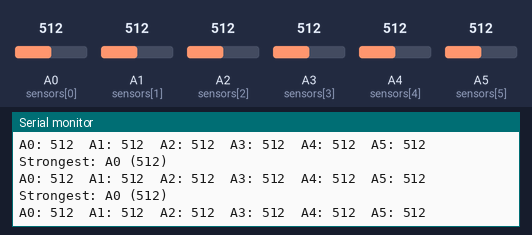
This sketch was run on a simulated Arduino Uno, built with avr-gcc and run on an emulated ATmega328P. Parts: the last lines printed to the serial monitor. The test bench sets the inputs (shaded band); at power-on: A0 (sensors[0]) = 512, A1 (sensors[1]) = 512, A2 (sensors[2]) = 512, A3 (sensors[3]) = 512, A4 (sensors[4]) = 512, A5 (sensors[5]) = 512.

Above: at 1.2 s.
1.3 s: A0 (sensors[0]) set to 716
At 1.44 s:
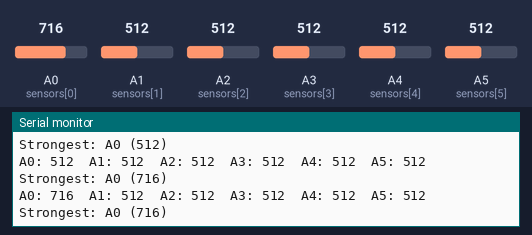
2.8 s: A1 (sensors[1]) set to 716
At 2.88 s:
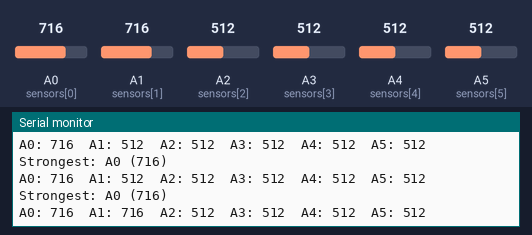
4.3 s: A2 (sensors[2]) set to 716
At 4.32 s:
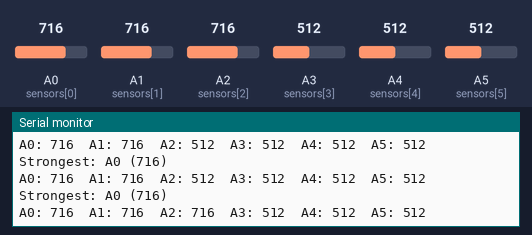
7.3 s: A3 (sensors[3]) set to 716
At 7.3 s:
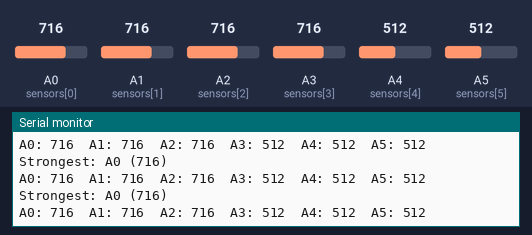
8.8 s: A4 (sensors[4]) set to 716
At 8.84 s:
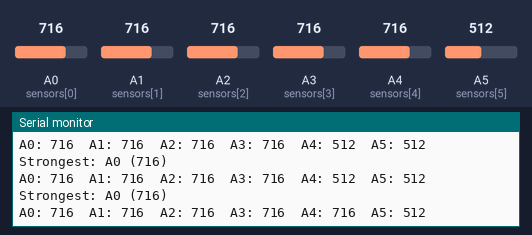
10.3 s: A5 (sensors[5]) set to 716
At 10.38 s:
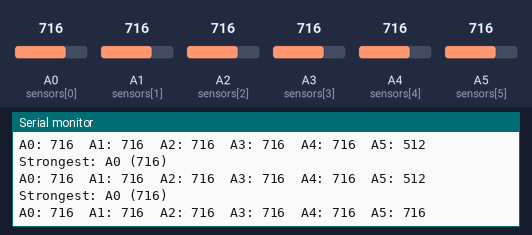

The sketch:

Uno_Raw_IR.ino
```cpp
// Uno_Raw_IR.ino
// Reads analog inputs A0..A5 and prints the strongest sensor and values

const int sensors[] = {A0, A1, A2, A3, A4, A5};
const int numSensors = sizeof(sensors) / sizeof(sensors[0]);

void setup() {
  Serial.begin(115200);
  while (!Serial);
  Serial.println("Uno_Raw_IR starting");
}

void loop() {
  int maxVal = -1;
  int maxIdx = -1;
  int vals[numSensors];

  for (int i = 0; i < numSensors; i++) {
    vals[i] = analogRead(sensors[i]);
    if (vals[i] > maxVal) {
      maxVal = vals[i];
      maxIdx = i;
    }
  }

  Serial.print("Strongest: A");
  Serial.print(maxIdx);
  Serial.print(" (");
  Serial.print(maxVal);
  Serial.println(")");

  for (int i = 0; i < numSensors; i++) {
    Serial.print("A");
    Serial.print(i);
    Serial.print(": ");
    Serial.print(vals[i]);
    if (i < numSensors - 1) Serial.print('\t');
  }
  Serial.println();

  delay(100);
}
```

Measured:
- after the input at 1.3 s, the serial monitor: prints a new line at once (image 1)
- after the input at 2.8 s, the serial monitor: prints a new line after 0.08 s (image 2)
- after the input at 4.3 s, the serial monitor: prints a new line at once (image 3)
- after the input at 8.8 s, the serial monitor: prints a new line at once (image 5)
- after the input at 10.3 s, the serial monitor: prints a new line after 0.08 s (image 6)
